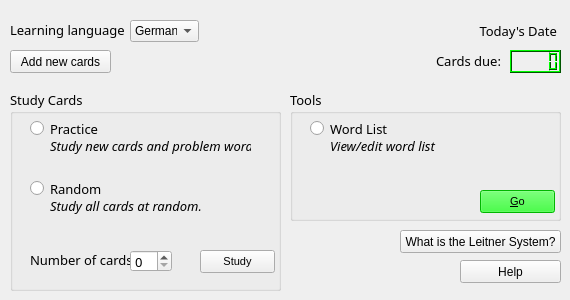
    <widget class="QWidget" name="mainP">
     <widget class="QComboBox" name="comboBox">
      <property name="geometry">
       <rect>
        <x>130</x>
        <y>20</y>
        <width>69</width>
        <height>22</height>
       </rect>
      </property>
      <item>
       <property name="text">
        <string>German</string>
       </property>
      </item>
      <item>
       <property name="text">
        <string>French</string>
       </property>
      </item>
      <item>
       <property name="text">
        <string>Italian</string>
       </property>
      </item>
      <item>
       <property name="text">
        <string>Portuguese</string>
       </property>
      </item>
      <item>
       <property name="text">
        <string>Spanish</string>
       </property>
      </item>
     </widget>
     <widget class="QLabel" name="label_2">
      <property name="geometry">
       <rect>
        <x>10</x>
        <y>20</y>
        <width>121</width>
        <height>20</height>
       </rect>
      </property>
      <property name="font">
       <font>
        <family>Andalus</family>
        <pointsize>10</pointsize>
       </font>
      </property>
      <property name="text">
       <string>Learning language</string>
      </property>
     </widget>
     <widget class="QLabel" name="dateLabel">
      <property name="geometry">
       <rect>
        <x>436</x>
        <y>20</y>
        <width>121</width>
        <height>21</height>
       </rect>
      </property>
      <property name="font">
       <font>
        <family>Andalus</family>
        <pointsize>10</pointsize>
       </font>
      </property>
      <property name="text">
       <string>Today's Date</string>
      </property>
      <property name="alignment">
       <set>Qt::AlignRight|Qt::AlignTrailing|Qt::AlignVCenter</set>
      </property>
     </widget>
     <widget class="QPushButton" name="MainNewCard">
      <property name="geometry">
       <rect>
        <x>10</x>
        <y>50</y>
        <width>101</width>
        <height>23</height>
       </rect>
      </property>
      <property name="text">
       <string>Add new cards</string>
      </property>
     </widget>
     <widget class="QLabel" name="label_4">
      <property name="geometry">
       <rect>
        <x>390</x>
        <y>50</y>
        <width>111</width>
        <height>21</height>
       </rect>
      </property>
      <property name="font">
       <font>
        <family>Andalus</family>
        <pointsize>10</pointsize>
       </font>
      </property>
      <property name="text">
       <string>Cards due:</string>
      </property>
      <property name="alignment">
       <set>Qt::AlignRight|Qt::AlignTrailing|Qt::AlignVCenter</set>
      </property>
     </widget>
     <widget class="QLCDNumber" name="mainCardsDue">
      <property name="geometry">
       <rect>
        <x>510</x>
        <y>50</y>
        <width>51</width>
        <height>23</height>
       </rect>
      </property>
      <property name="palette">
       <palette>
        <active>
         <colorrole role="WindowText">
          <brush brushstyle="SolidPattern">
           <color alpha="255">
            <red>0</red>
            <green>0</green>
            <blue>0</blue>
           </color>
          </brush>
         </colorrole>
         <colorrole role="Button">
          <brush brushstyle="SolidPattern">
           <color alpha="255">
            <red>0</red>
            <green>170</green>
            <blue>0</blue>
           </color>
          </brush>
         </colorrole>
         <colorrole role="Light">
          <brush brushstyle="SolidPattern">
           <color alpha="255">
            <red>0</red>
            <green>255</green>
            <blue>0</blue>
           </color>
          </brush>
         </colorrole>
         <colorrole role="Midlight">
          <brush brushstyle="SolidPattern">
           <color alpha="255">
            <red>0</red>
            <green>212</green>
            <blue>0</blue>
           </color>
          </brush>
         </colorrole>
         <colorrole role="Dark">
          <brush brushstyle="SolidPattern">
           <color alpha="255">
            <red>0</red>
            <green>85</green>
            <blue>0</blue>
           </color>
          </brush>
         </colorrole>
         <colorrole role="Mid">
          <brush brushstyle="SolidPattern">
           <color alpha="255">
            <red>0</red>
            <green>113</green>
            <blue>0</blue>
           </color>
          </brush>
         </colorrole>
         <colorrole role="Text">
          <brush brushstyle="SolidPattern">
           <color alpha="255">
            <red>0</red>
            <green>0</green>
            <blue>0</blue>
           </color>
          </brush>
         </colorrole>
         <colorrole role="BrightText">
          <brush brushstyle="SolidPattern">
           <color alpha="255">
            <red>255</red>
            <green>255</green>
            <blue>255</blue>
           </color>
          </brush>
         </colorrole>
         <colorrole role="ButtonText">
          <brush brushstyle="SolidPattern">
           <color alpha="255">
            <red>0</red>
            <green>0</green>
            <blue>0</blue>
           </color>
          </brush>
         </colorrole>
         <colorrole role="Base">
          <brush brushstyle="SolidPattern">
           <color alpha="255">
            <red>255</red>
            <green>255</green>
            <blue>255</blue>
           </color>
          </brush>
         </colorrole>
         <colorrole role="Window">
          <brush brushstyle="SolidPattern">
           <color alpha="255">
            <red>0</red>
            <green>170</green>
            <blue>0</blue>
           </color>
          </brush>
         </colorrole>
         <colorrole role="Shadow">
          <brush brushstyle="SolidPattern">
           <color alpha="255">
            <red>0</red>
            <green>0</green>
            <blue>0</blue>
           </color>
          </brush>
         </colorrole>
         <colorrole role="AlternateBase">
          <brush brushstyle="SolidPattern">
           <color alpha="255">
            <red>127</red>
            <green>212</green>
            <blue>127</blue>
           </color>
          </brush>
         </colorrole>
         <colorrole role="ToolTipBase">
          <brush brushstyle="SolidPattern">
           <color alpha="255">
            <red>255</red>
            <green>255</green>
            <blue>220</blue>
           </color>
          </brush>
         </colorrole>
         <colorrole role="ToolTipText">
          <brush brushstyle="SolidPattern">
           <color alpha="255">
            <red>0</red>
            <green>0</green>
            <blue>0</blue>
           </color>
          </brush>
         </colorrole>
        </active>
        <inactive>
         <colorrole role="WindowText">
          <brush brushstyle="SolidPattern">
           <color alpha="255">
            <red>0</red>
            <green>0</green>
            <blue>0</blue>
           </color>
          </brush>
         </colorrole>
         <colorrole role="Button">
          <brush brushstyle="SolidPattern">
           <color alpha="255">
            <red>0</red>
            <green>170</green>
            <blue>0</blue>
           </color>
          </brush>
         </colorrole>
         <colorrole role="Light">
          <brush brushstyle="SolidPattern">
           <color alpha="255">
            <red>0</red>
            <green>255</green>
            <blue>0</blue>
           </color>
          </brush>
         </colorrole>
         <colorrole role="Midlight">
          <brush brushstyle="SolidPattern">
           <color alpha="255">
            <red>0</red>
            <green>212</green>
            <blue>0</blue>
           </color>
          </brush>
         </colorrole>
         <colorrole role="Dark">
          <brush brushstyle="SolidPattern">
           <color alpha="255">
            <red>0</red>
            <green>85</green>
            <blue>0</blue>
           </color>
          </brush>
         </colorrole>
         <colorrole role="Mid">
          <brush brushstyle="SolidPattern">
           <color alpha="255">
            <red>0</red>
            <green>113</green>
            <blue>0</blue>
           </color>
          </brush>
         </colorrole>
         <colorrole role="Text">
          <brush brushstyle="SolidPattern">
           <color alpha="255">
            <red>0</red>
            <green>0</green>
            <blue>0</blue>
           </color>
          </brush>
         </colorrole>
         <colorrole role="BrightText">
          <brush brushstyle="SolidPattern">
           <color alpha="255">
            <red>255</red>
            <green>255</green>
            <blue>255</blue>
           </color>
          </brush>
         </colorrole>
         <colorrole role="ButtonText">
          <brush brushstyle="SolidPattern">
           <color alpha="255">
            <red>0</red>
            <green>0</green>
            <blue>0</blue>
           </color>
          </brush>
         </colorrole>
         <colorrole role="Base">
          <brush brushstyle="SolidPattern">
           <color alpha="255">
            <red>255</red>
            <green>255</green>
            <blue>255</blue>
           </color>
          </brush>
         </colorrole>
         <colorrole role="Window">
          <brush brushstyle="SolidPattern">
           <color alpha="255">
            <red>0</red>
            <green>170</green>
            <blue>0</blue>
           </color>
          </brush>
         </colorrole>
         <colorrole role="Shadow">
          <brush brushstyle="SolidPattern">
           <color alpha="255">
            <red>0</red>
            <green>0</green>
            <blue>0</blue>
           </color>
          </brush>
         </colorrole>
         <colorrole role="AlternateBase">
          <brush brushstyle="SolidPattern">
           <color alpha="255">
            <red>127</red>
            <green>212</green>
            <blue>127</blue>
           </color>
          </brush>
         </colorrole>
         <colorrole role="ToolTipBase">
          <brush brushstyle="SolidPattern">
           <color alpha="255">
            <red>255</red>
            <green>255</green>
            <blue>220</blue>
           </color>
          </brush>
         </colorrole>
         <colorrole role="ToolTipText">
          <brush brushstyle="SolidPattern">
           <color alpha="255">
            <red>0</red>
            <green>0</green>
            <blue>0</blue>
           </color>
          </brush>
         </colorrole>
        </inactive>
        <disabled>
         <colorrole role="WindowText">
          <brush brushstyle="SolidPattern">
           <color alpha="255">
            <red>0</red>
            <green>85</green>
            <blue>0</blue>
           </color>
          </brush>
         </colorrole>
         <colorrole role="Button">
          <brush brushstyle="SolidPattern">
           <color alpha="255">
            <red>0</red>
            <green>170</green>
            <blue>0</blue>
           </color>
          </brush>
         </colorrole>
         <colorrole role="Light">
          <brush brushstyle="SolidPattern">
           <color alpha="255">
            <red>0</red>
            <green>255</green>
            <blue>0</blue>
           </color>
          </brush>
         </colorrole>
         <colorrole role="Midlight">
          <brush brushstyle="SolidPattern">
           <color alpha="255">
            <red>0</red>
            <green>212</green>
            <blue>0</blue>
           </color>
          </brush>
         </colorrole>
         <colorrole role="Dark">
          <brush brushstyle="SolidPattern">
           <color alpha="255">
            <red>0</red>
            <green>85</green>
            <blue>0</blue>
           </color>
          </brush>
         </colorrole>
         <colorrole role="Mid">
          <brush brushstyle="SolidPattern">
           <color alpha="255">
            <red>0</red>
            <green>113</green>
            <blue>0</blue>
           </color>
          </brush>
         </colorrole>
         <colorrole role="Text">
          <brush brushstyle="SolidPattern">
           <color alpha="255">
            <red>0</red>
            <green>85</green>
            <blue>0</blue>
           </color>
          </brush>
         </colorrole>
         <colorrole role="BrightText">
          <brush brushstyle="SolidPattern">
           <color alpha="255">
            <red>255</red>
            <green>255</green>
            <blue>255</blue>
           </color>
          </brush>
         </colorrole>
         <colorrole role="ButtonText">
          <brush brushstyle="SolidPattern">
           <color alpha="255">
            <red>0</red>
            <green>85</green>
            <blue>0</blue>
           </color>
          </brush>
         </colorrole>
         <colorrole role="Base">
          <brush brushstyle="SolidPattern">
           <color alpha="255">
            <red>0</red>
            <green>170</green>
            <blue>0</blue>
           </color>
          </brush>
         </colorrole>
         <colorrole role="Window">
          <brush brushstyle="SolidPattern">
           <color alpha="255">
            <red>0</red>
            <green>170</green>
            <blue>0</blue>
           </color>
          </brush>
         </colorrole>
         <colorrole role="Shadow">
          <brush brushstyle="SolidPattern">
           <color alpha="255">
            <red>0</red>
            <green>0</green>
            <blue>0</blue>
           </color>
          </brush>
         </colorrole>
         <colorrole role="AlternateBase">
          <brush brushstyle="SolidPattern">
           <color alpha="255">
            <red>0</red>
            <green>170</green>
            <blue>0</blue>
           </color>
          </brush>
         </colorrole>
         <colorrole role="ToolTipBase">
          <brush brushstyle="SolidPattern">
           <color alpha="255">
            <red>255</red>
            <green>255</green>
            <blue>220</blue>
           </color>
          </brush>
         </colorrole>
         <colorrole role="ToolTipText">
          <brush brushstyle="SolidPattern">
           <color alpha="255">
            <red>0</red>
            <green>0</green>
            <blue>0</blue>
           </color>
          </brush>
         </colorrole>
        </disabled>
       </palette>
      </property>
      <property name="font">
       <font>
        <weight>50</weight>
        <bold>false</bold>
       </font>
      </property>
      <property name="frameShadow">
       <enum>QFrame::Raised</enum>
      </property>
      <property name="lineWidth">
       <number>1</number>
      </property>
      <property name="segmentStyle">
       <enum>QLCDNumber::Filled</enum>
      </property>
      <property name="value" stdset="0">
       <double>0.000000000000000</double>
      </property>
     </widget>
     <widget class="QGroupBox" name="MainStudy">
      <property name="geometry">
       <rect>
        <x>10</x>
        <y>90</y>
        <width>271</width>
        <height>201</height>
       </rect>
      </property>
      <property name="font">
       <font>
        <family>Andalus</family>
        <pointsize>10</pointsize>
       </font>
      </property>
      <property name="title">
       <string>Study Cards</string>
      </property>
      <widget class="QRadioButton" name="practiceRB">
       <property name="geometry">
        <rect>
         <x>20</x>
         <y>30</y>
         <width>141</width>
         <height>17</height>
        </rect>
       </property>
       <property name="text">
        <string>Practice</string>
       </property>
      </widget>
      <widget class="QRadioButton" name="randomRB">
       <property name="geometry">
        <rect>
         <x>20</x>
         <y>90</y>
         <width>82</width>
         <height>17</height>
        </rect>
       </property>
       <property name="text">
        <string>Random</string>
       </property>
      </widget>
      <widget class="QLabel" name="label_5">
       <property name="geometry">
        <rect>
         <x>40</x>
         <y>40</y>
         <width>201</width>
         <height>31</height>
        </rect>
       </property>
       <property name="font">
        <font>
         <family>Andalus</family>
         <pointsize>10</pointsize>
         <italic>true</italic>
        </font>
       </property>
       <property name="text">
        <string>Study new cards and problem words.</string>
       </property>
      </widget>
      <widget class="QLabel" name="label_6">
       <property name="geometry">
        <rect>
         <x>40</x>
         <y>100</y>
         <width>201</width>
         <height>31</height>
        </rect>
       </property>
       <property name="font">
        <font>
         <family>Andalus</family>
         <pointsize>10</pointsize>
         <italic>true</italic>
        </font>
       </property>
       <property name="text">
        <string>Study all cards at random.</string>
       </property>
      </widget>
      <widget class="QLabel" name="label_7">
       <property name="geometry">
        <rect>
         <x>20</x>
         <y>160</y>
         <width>121</width>
         <height>20</height>
        </rect>
       </property>
       <property name="font">
        <font>
         <family>Andalus</family>
         <pointsize>10</pointsize>
        </font>
       </property>
       <property name="text">
        <string>Number of cards:</string>
       </property>
      </widget>
      <widget class="QSpinBox" name="mainNrOfCardsSB">
       <property name="geometry">
        <rect>
         <x>120</x>
         <y>160</y>
         <width>42</width>
         <height>22</height>
        </rect>
       </property>
      </widget>
      <widget class="QPushButton" name="studyButton">
       <property name="geometry">
        <rect>
         <x>190</x>
         <y>160</y>
         <width>75</width>
         <height>23</height>
        </rect>
       </property>
       <property name="font">
        <font>
         <family>MS Shell Dlg 2</family>
         <pointsize>8</pointsize>
        </font>
       </property>
       <property name="text">
        <string>Study</string>
       </property>
      </widget>
     </widget>
     <widget class="QGroupBox" name="MainStudy_2">
      <property name="geometry">
       <rect>
        <x>290</x>
        <y>90</y>
        <width>271</width>
        <height>131</height>
       </rect>
      </property>
      <property name="font">
       <font>
        <family>Andalus</family>
        <pointsize>10</pointsize>
       </font>
      </property>
      <property name="title">
       <string>Tools</string>
      </property>
      <widget class="QRadioButton" name="wordlistRB">
       <property name="geometry">
        <rect>
         <x>20</x>
         <y>30</y>
         <width>131</width>
         <height>17</height>
        </rect>
       </property>
       <property name="text">
        <string>Word List</string>
       </property>
      </widget>
      <widget class="QLabel" name="label_9">
       <property name="geometry">
        <rect>
         <x>40</x>
         <y>40</y>
         <width>201</width>
         <height>31</height>
        </rect>
       </property>
       <property name="font">
        <font>
         <family>Andalus</family>
         <pointsize>10</pointsize>
         <italic>true</italic>
        </font>
       </property>
       <property name="text">
        <string>View/edit word list</string>
       </property>
      </widget>
      <widget class="QPushButton" name="goButton">
       <property name="geometry">
        <rect>
         <x>190</x>
         <y>100</y>
         <width>75</width>
         <height>23</height>
        </rect>
       </property>
       <property name="palette">
        <palette>
         <active>
          <colorrole role="WindowText">
           <brush brushstyle="SolidPattern">
            <color alpha="255">
             <red>0</red>
             <green>0</green>
             <blue>0</blue>
            </color>
           </brush>
          </colorrole>
          <colorrole role="Button">
           <brush brushstyle="SolidPattern">
            <color alpha="255">
             <red>0</red>
             <green>255</green>
             <blue>0</blue>
            </color>
           </brush>
          </colorrole>
          <colorrole role="Light">
           <brush brushstyle="SolidPattern">
            <color alpha="255">
             <red>127</red>
             <green>255</green>
             <blue>127</blue>
            </color>
           </brush>
          </colorrole>
          <colorrole role="Midlight">
           <brush brushstyle="SolidPattern">
            <color alpha="255">
             <red>63</red>
             <green>255</green>
             <blue>63</blue>
            </color>
           </brush>
          </colorrole>
          <colorrole role="Dark">
           <brush brushstyle="SolidPattern">
            <color alpha="255">
             <red>0</red>
             <green>127</green>
             <blue>0</blue>
            </color>
           </brush>
          </colorrole>
          <colorrole role="Mid">
           <brush brushstyle="SolidPattern">
            <color alpha="255">
             <red>0</red>
             <green>170</green>
             <blue>0</blue>
            </color>
           </brush>
          </colorrole>
          <colorrole role="Text">
           <brush brushstyle="SolidPattern">
            <color alpha="255">
             <red>0</red>
             <green>0</green>
             <blue>0</blue>
            </color>
           </brush>
          </colorrole>
          <colorrole role="BrightText">
           <brush brushstyle="SolidPattern">
            <color alpha="255">
             <red>255</red>
             <green>255</green>
             <blue>255</blue>
            </color>
           </brush>
          </colorrole>
          <colorrole role="ButtonText">
           <brush brushstyle="SolidPattern">
            <color alpha="255">
             <red>0</red>
             <green>0</green>
             <blue>0</blue>
            </color>
           </brush>
          </colorrole>
          <colorrole role="Base">
           <brush brushstyle="SolidPattern">
            <color alpha="255">
             <red>255</red>
             <green>255</green>
             <blue>255</blue>
            </color>
           </brush>
          </colorrole>
          <colorrole role="Window">
           <brush brushstyle="SolidPattern">
            <color alpha="255">
             <red>0</red>
             <green>255</green>
             <blue>0</blue>
            </color>
           </brush>
          </colorrole>
          <colorrole role="Shadow">
           <brush brushstyle="SolidPattern">
            <color alpha="255">
             <red>0</red>
             <green>0</green>
             <blue>0</blue>
            </color>
           </brush>
          </colorrole>
          <colorrole role="AlternateBase">
           <brush brushstyle="SolidPattern">
            <color alpha="255">
             <red>127</red>
             <green>255</green>
             <blue>127</blue>
            </color>
           </brush>
          </colorrole>
          <colorrole role="ToolTipBase">
           <brush brushstyle="SolidPattern">
            <color alpha="255">
             <red>255</red>
             <green>255</green>
             <blue>220</blue>
            </color>
           </brush>
          </colorrole>
          <colorrole role="ToolTipText">
           <brush brushstyle="SolidPattern">
            <color alpha="255">
             <red>0</red>
             <green>0</green>
             <blue>0</blue>
            </color>
           </brush>
          </colorrole>
         </active>
         <inactive>
          <colorrole role="WindowText">
           <brush brushstyle="SolidPattern">
            <color alpha="255">
             <red>0</red>
             <green>0</green>
             <blue>0</blue>
            </color>
           </brush>
          </colorrole>
          <colorrole role="Button">
           <brush brushstyle="SolidPattern">
            <color alpha="255">
             <red>0</red>
             <green>255</green>
             <blue>0</blue>
            </color>
           </brush>
          </colorrole>
          <colorrole role="Light">
           <brush brushstyle="SolidPattern">
            <color alpha="255">
             <red>127</red>
             <green>255</green>
             <blue>127</blue>
            </color>
           </brush>
          </colorrole>
          <colorrole role="Midlight">
           <brush brushstyle="SolidPattern">
            <color alpha="255">
             <red>63</red>
             <green>255</green>
             <blue>63</blue>
            </color>
           </brush>
          </colorrole>
          <colorrole role="Dark">
           <brush brushstyle="SolidPattern">
            <color alpha="255">
             <red>0</red>
             <green>127</green>
             <blue>0</blue>
            </color>
           </brush>
          </colorrole>
          <colorrole role="Mid">
           <brush brushstyle="SolidPattern">
            <color alpha="255">
             <red>0</red>
             <green>170</green>
             <blue>0</blue>
            </color>
           </brush>
          </colorrole>
          <colorrole role="Text">
           <brush brushstyle="SolidPattern">
            <color alpha="255">
             <red>0</red>
             <green>0</green>
             <blue>0</blue>
            </color>
           </brush>
          </colorrole>
          <colorrole role="BrightText">
           <brush brushstyle="SolidPattern">
            <color alpha="255">
             <red>255</red>
             <green>255</green>
             <blue>255</blue>
            </color>
           </brush>
          </colorrole>
          <colorrole role="ButtonText">
           <brush brushstyle="SolidPattern">
            <color alpha="255">
             <red>0</red>
             <green>0</green>
             <blue>0</blue>
            </color>
           </brush>
          </colorrole>
          <colorrole role="Base">
           <brush brushstyle="SolidPattern">
            <color alpha="255">
             <red>255</red>
             <green>255</green>
             <blue>255</blue>
            </color>
           </brush>
          </colorrole>
          <colorrole role="Window">
           <brush brushstyle="SolidPattern">
            <color alpha="255">
             <red>0</red>
             <green>255</green>
             <blue>0</blue>
            </color>
           </brush>
          </colorrole>
          <colorrole role="Shadow">
           <brush brushstyle="SolidPattern">
            <color alpha="255">
             <red>0</red>
             <green>0</green>
             <blue>0</blue>
            </color>
           </brush>
          </colorrole>
          <colorrole role="AlternateBase">
           <brush brushstyle="SolidPattern">
            <color alpha="255">
             <red>127</red>
             <green>255</green>
             <blue>127</blue>
            </color>
           </brush>
          </colorrole>
          <colorrole role="ToolTipBase">
           <brush brushstyle="SolidPattern">
            <color alpha="255">
             <red>255</red>
             <green>255</green>
             <blue>220</blue>
            </color>
           </brush>
          </colorrole>
          <colorrole role="ToolTipText">
           <brush brushstyle="SolidPattern">
            <color alpha="255">
             <red>0</red>
             <green>0</green>
             <blue>0</blue>
            </color>
           </brush>
          </colorrole>
         </inactive>
         <disabled>
          <colorrole role="WindowText">
           <brush brushstyle="SolidPattern">
            <color alpha="255">
             <red>0</red>
             <green>127</green>
             <blue>0</blue>
            </color>
           </brush>
          </colorrole>
          <colorrole role="Button">
           <brush brushstyle="SolidPattern">
            <color alpha="255">
             <red>0</red>
             <green>255</green>
             <blue>0</blue>
            </color>
           </brush>
          </colorrole>
          <colorrole role="Light">
           <brush brushstyle="SolidPattern">
            <color alpha="255">
             <red>127</red>
             <green>255</green>
             <blue>127</blue>
            </color>
           </brush>
          </colorrole>
          <colorrole role="Midlight">
           <brush brushstyle="SolidPattern">
            <color alpha="255">
             <red>63</red>
             <green>255</green>
             <blue>63</blue>
            </color>
           </brush>
          </colorrole>
          <colorrole role="Dark">
           <brush brushstyle="SolidPattern">
            <color alpha="255">
             <red>0</red>
             <green>127</green>
             <blue>0</blue>
            </color>
           </brush>
          </colorrole>
          <colorrole role="Mid">
           <brush brushstyle="SolidPattern">
            <color alpha="255">
             <red>0</red>
             <green>170</green>
             <blue>0</blue>
            </color>
           </brush>
          </colorrole>
          <colorrole role="Text">
           <brush brushstyle="SolidPattern">
            <color alpha="255">
             <red>0</red>
             <green>127</green>
             <blue>0</blue>
            </color>
           </brush>
          </colorrole>
          <colorrole role="BrightText">
           <brush brushstyle="SolidPattern">
            <color alpha="255">
             <red>255</red>
             <green>255</green>
             <blue>255</blue>
            </color>
           </brush>
          </colorrole>
          <colorrole role="ButtonText">
           <brush brushstyle="SolidPattern">
            <color alpha="255">
             <red>0</red>
             <green>127</green>
             <blue>0</blue>
            </color>
           </brush>
          </colorrole>
          <colorrole role="Base">
           <brush brushstyle="SolidPattern">
            <color alpha="255">
             <red>0</red>
             <green>255</green>
             <blue>0</blue>
            </color>
           </brush>
          </colorrole>
          <colorrole role="Window">
           <brush brushstyle="SolidPattern">
            <color alpha="255">
             <red>0</red>
             <green>255</green>
             <blue>0</blue>
            </color>
           </brush>
          </colorrole>
          <colorrole role="Shadow">
           <brush brushstyle="SolidPattern">
            <color alpha="255">
             <red>0</red>
             <green>0</green>
             <blue>0</blue>
            </color>
           </brush>
          </colorrole>
          <colorrole role="AlternateBase">
           <brush brushstyle="SolidPattern">
            <color alpha="255">
             <red>0</red>
             <green>255</green>
             <blue>0</blue>
            </color>
           </brush>
          </colorrole>
          <colorrole role="ToolTipBase">
           <brush brushstyle="SolidPattern">
            <color alpha="255">
             <red>255</red>
             <green>255</green>
             <blue>220</blue>
            </color>
           </brush>
          </colorrole>
          <colorrole role="ToolTipText">
           <brush brushstyle="SolidPattern">
            <color alpha="255">
             <red>0</red>
             <green>0</green>
             <blue>0</blue>
            </color>
           </brush>
          </colorrole>
         </disabled>
        </palette>
       </property>
       <property name="font">
        <font>
         <family>MS Shell Dlg 2</family>
         <pointsize>8</pointsize>
        </font>
       </property>
       <property name="text">
        <string>&amp;Go</string>
       </property>
      </widget>
     </widget>
     <widget class="QPushButton" name="MainNewCard_2">
      <property name="geometry">
       <rect>
        <x>460</x>
        <y>260</y>
        <width>101</width>
        <height>23</height>
       </rect>
      </property>
      <property name="text">
       <string>Help</string>
      </property>
     </widget>
     <widget class="QPushButton" name="MainNewCard_3">
      <property name="geometry">
       <rect>
        <x>400</x>
        <y>230</y>
        <width>161</width>
        <height>23</height>
       </rect>
      </property>
      <property name="font">
       <font>
        <underline>false</underline>
        <kerning>true</kerning>
       </font>
      </property>
      <property name="text">
       <string>What is the Leitner System?</string>
      </property>
     </widget>
    </widget>
